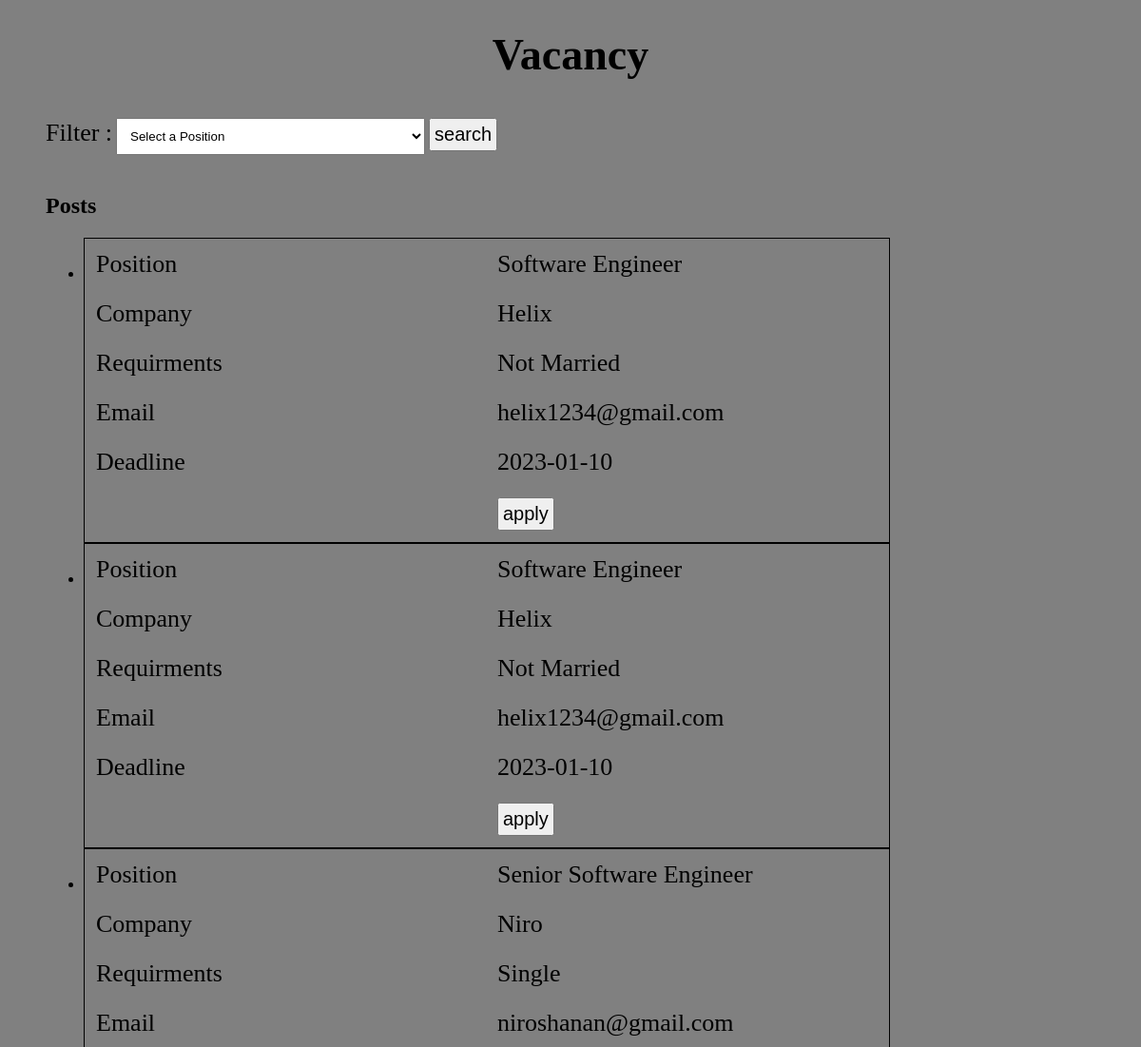
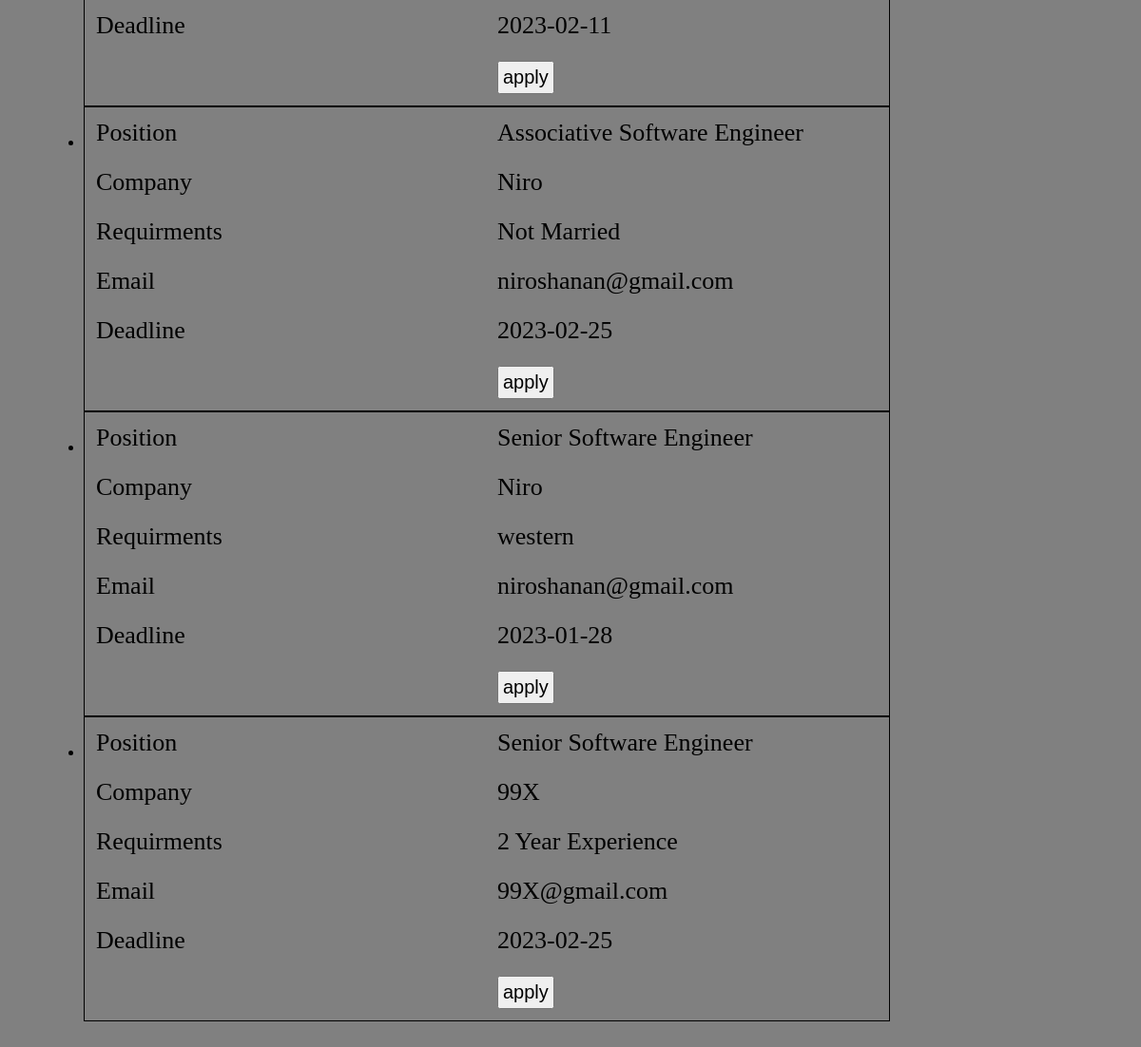
/vacancies, run on the app's committed database (2 pictures, top to bottom).
### home/models.py (models this page shows)
class Posts(models.Model):
    companyName=models.CharField(max_length=255)
    position=models.CharField(max_length=255)
    requirments = models.CharField(max_length=255)
    email = models.CharField(max_length=255)
    deadline = models.CharField(max_length=255) #character to date

### home/views.py (the view)
# urls.py: path('vacancies', views.vacancy),
def vacancy(request):
    post = Posts.objects.all()
    position='Select a Position'
    list=[]
    if request.method == "POST" and request.POST['position']!='Select a Position':
        position = request.POST['position']
        for y in post:
            if y.position == position:
                list.append(y)
        context = {
            'Post': list,
            'position':position
        }
        return render(request, 'Vacancies.html', context)
    else:
        context = {
            'Post': post,
            'position': position
        }
        return render(request,'Vacancies.html',context)

### home/templates/Vacancies.html (shortened to what this page needs)
<!doctype html><html><head>
 </head>
 <body style="background-color:grey;">
  <h1>Vacancy</h1>
  <div>
        <form method="post">
            <label>Filter :</label>
            <select name="position" >
                <option selected disable hidden placeholder="Select Position">{{position}}</option>
            </select>
            <input type="submit" value="search" />
        </form>
  </div>
  <div>
   <h2>Posts</h2>
   <ul>
     {% for x in Post %}
    <li>
        <table>
            <form method="post" action="apply">
            <tr><td><label>Position</label></td><td><label name="jobPosition">{{x.position}}</label></td></tr>
            <tr><td><label>Company</label></td><td><label name="company">{{x.companyName}}</label></td></tr>
            <tr><td><label>Requirments</label></td><td><label name="requirments">{{x.requirments}}</label></td></tr>
            <tr><td><label>Email</label></td><td><label name="cEmail">{{x.email}}</label></td></tr>
            <tr><td><label>Deadline</label></td><td><label name="deadline">{{x.deadline}}</label></td></tr>
            <tr><td></td><td><a href="" ><input type="submit" value="apply" /></a></td></tr>
            </form>
        </table>
    </li>
     {% endfor %}
   </ul>
  </div>
</body></html>

### home/templates/Vacancies.html (style rules this page uses)
label { font-size:26px; }
h1 { font-size:46px; text-align:center; }
div { margin:40px; }
select { padding:10px; width:325px; }
input { font-size:20px; padding:4px; }
table { border:1px solid black; }
td { padding:10px; width:400px; }

### data on the page
Posts: position "Software Engineer", companyName "Helix", requirments "Not Married", email "helix1234@gmail.com", deadline "2023-01-10"
Posts: position "Software Engineer", companyName "Helix", requirments "Not Married", email "helix1234@gmail.com", deadline "2023-01-10"
Posts: position "Senior Software Engineer", companyName "Niro", requirments "Single", email "niroshanan@gmail.com", deadline "2023-02-11"
Posts: position "Associative Software Engineer", companyName "Niro", requirments "Not Married", email "niroshanan@gmail.com", deadline "2023-02-25"
Posts: position "Senior Software Engineer", companyName "Niro", requirments "western", email "niroshanan@gmail.com", deadline "2023-01-28"
Posts: position "Senior Software Engineer", companyName "99X", requirments "2 Year Experience", email "99X@gmail.com", deadline "2023-02-25"

### other printed values
form field position "Select a Position"
